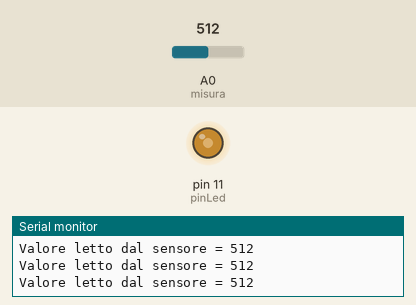
Bench run of a sketch on a simulated Arduino Uno, built with avr-gcc and run on an emulated ATmega328P. On the bench: output pins drawn as LEDs (lit = HIGH), the last lines printed to the serial monitor. The test bench sets the inputs (shaded band); at power-on: A0 (misura) = 512.

Above: at 1.2 s.
1.3 s: A0 (misura) set to 106
At 2.4 s:
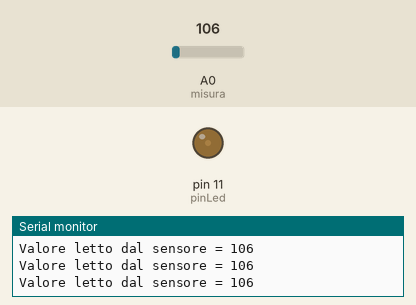
2.8 s: A0 (misura) set to 89
At 3.4 s:
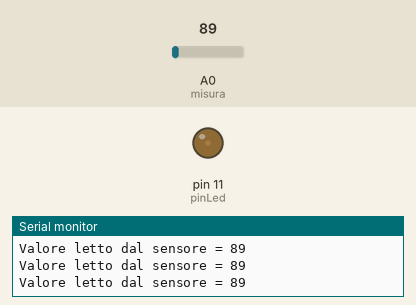
5.8 s: A0 (misura) set to 716
At 6.9 s:
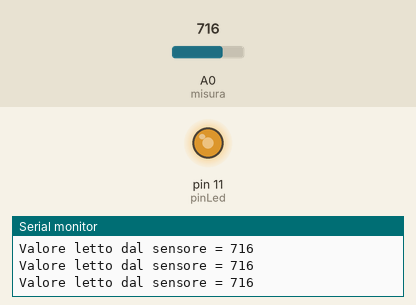
7.3 s: A0 (misura) set to 981
At 8.0 s:
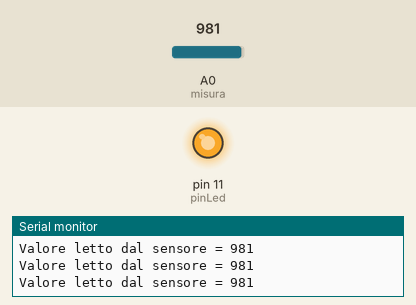
8.8 s: A0 (misura) set to 1015
At 10.0 s:
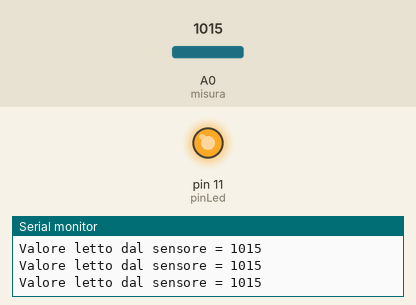
10.3 s: A0 (misura) set to 0
At 11.7 s:
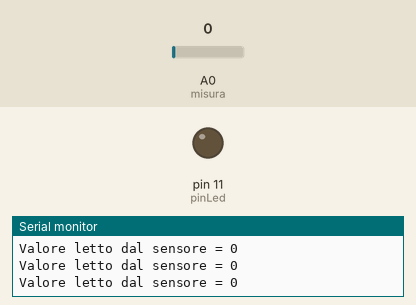
Timing chart, 0 to 12.8 s (numbered marks = the images above; inputs shaded):
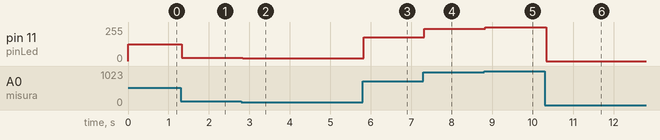

The sketch:

sketch21.ino
```cpp
/* Prof. Michele Maffucci
   16.03.2014

   Utilizzo di un LDR per controllare
   la luminosità di un LED
   Lettura valori sulla Serial Monitor

   Questo codice è di dominio pubblico
*/

// variabile in cui verrà memorizzato il valore presente sul pin A0
const int misura = A0;

// pin a cui è connesso il LED
int val = 0;

// variabile in cui memorizzare il valore letto dal sensore
int inputVal = 0;

// pin a cui è connesso il LED
int pinLed = 11;

void setup(){
  // Serial.begin(rate) inizializzazione della seriale
  // Per maggiori informazioni si consulti il link: http://wp.me/p4kwmk-211
  Serial.begin(9600);

  // definizione di ledPin come output
  pinMode(pinLed, OUTPUT);
}

void loop(){
  // analogRead leggerà il valore su A0 restituendo un valore tra 0 e 1023
  // per approfondimenti si consulti il link: http://wp.me/p4kwmk-1Qd
  val = analogRead(misura);

  // analogWrite() accetta come secondo parametro (PWM) valori tra 0 e 254
  // pertanto "rimappiamo" i valori letti da analogRead() nell'intervallo
  // tra 0 e 254 usando la funzione map
  // per approfondimenti si consulti il link: http://wp.me/p4kwmk-1Tu
  inputVal = map(val, 0, 1023, 0, 254);

  // la Serial.println(data) stampa i dati sulla porta seriale
  // (invia i dati alla seriale e li visualizza) seguito da un
  // ritorno a capo automatico ed un avanzamento linea.

  analogWrite(pinLed,inputVal);                 // accende il LED con Duty Cycle inputVal
  Serial.print("Valore letto dal sensore = ");  // stampa ciò che è incluso tra ""
  Serial.println(val);                          // stampa val
  delay(2);                                     // attesa di 2 millisecondi per consentire la lettura
}
```

Measured:
- after the input at 1.3 s, pin 11 (pinLed): 127/255 → 26/255 at once
- after the input at 2.8 s, pin 11 (pinLed): 26/255 → 22/255 at once
- after the input at 5.8 s, pin 11 (pinLed): 22/255 → 177/255 at once
- after the input at 7.3 s, pin 11 (pinLed): 177/255 → 243/255 at once
- after the input at 8.8 s, pin 11 (pinLed): 243/255 → 252/255 at once
- after the input at 10.3 s, pin 11 (pinLed): 252/255 → 0/255 at once
